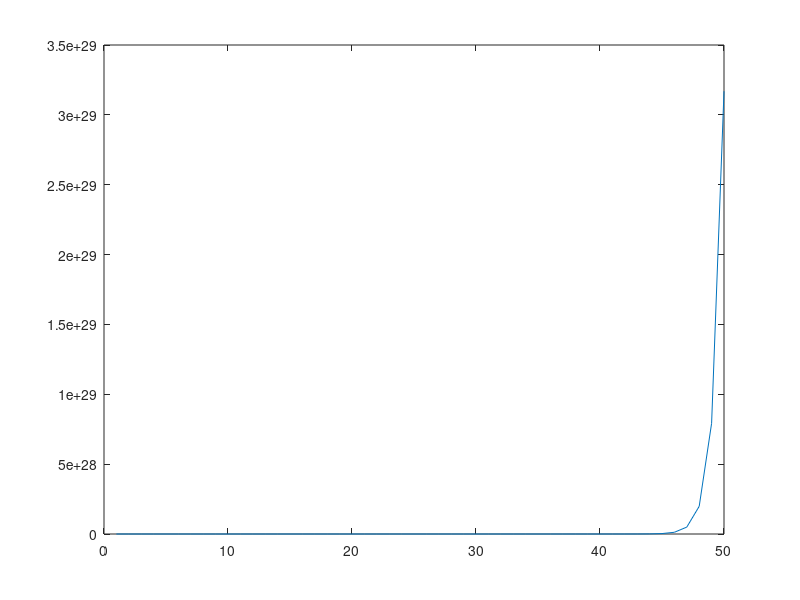

MATLAB code to generate this figure: (Note: this script raises an error after producing the figure.)
% Question 1
v = randn(1000000,1)*5;


% Question 2
tic
    for i = 1:size(v)
         v(i) = v(i) + 1; 
    end
toc      % toc prints by default


% Question 3
tic
    v+1; 
time = toc;
fprintf(1, '  Runtime is %f seconds.\n', time); % print function
   

% Question 4
A = reshape(0:99, 10, 10);
B = ones(10);
C = A + B;
assert(all(C(:) == (1:100)') == 1);


% Question 5 
a = 0:99;
b = a(1:2:end);
plot(2.^b);


% Question 6
x=0;
a = (1:10);
z = zeros(1,10);
t1 = tic;
while(x==0)
    randomIndex = randi(length(a),1);
    if(a(randomIndex) >0)
        a(randomIndex)=0;
        t2 = toc;           % to account for time taken until this line..
        pause(1-t2);        % .. we subtract it from 1 and pause for the remainder...
        disp(randomIndex);  % ..and then print.
        tic;
    end
    if (a==z)
        x=1;
    end
end


% Question 7
A = randi([0 9], 5, 3);
B = randi([0 9], 3, 5);
C = zeros(5);

for j = 1:5 % iteration through rows of C and A
    for m = 1:5 % iteration through columns of B
        sum = 0;
        for l = 1:3 % iteration through columns of A and rows B
            temp = A(j,l) * B(l,m);
            sum = sum +temp;
        end 
        C(j,m) = sum; 
    end
end

%{
% Question 8
function [B] = normalize_rows(A)
      
    B = A./repmat(sum(A,2),1,size(A,2)); 
    
end


% Question 9
function [B] = normalize_columns(A)
    
    B = A./repmat(sum(A,1),size(A,1),1);
    
end


% Question 10
function [val] = fib(n)

    i=1;
    j=0;
    k=1;
    
    for x = 1:n        
        %disp(k); % prints out k (for testing)
        k = i+j;
        j = i;
        i = k;
    end
    
    val = k;    
end


% Question 11
function [N] = my_unique(M)
    f = [];
    for i = 1:size(M,1)    
        v = M(i,:); 
        for j = i:size(M,2)    
            if v==M(j,:)
                if j~=i
                    f = [f, j]; 
                end
            end
        end
    end  
    N = M(setdiff(1:size(M,1),f),:);
end
%}

% Question 12
A = imread('pittsburgh.png');

% Question 13
I = rgb2gray(A);

% Question 14
k = find(I==6);
L = logical(k);
sum(L)  % the question on the assigment said "write down" how many pixels 
        % are equal to 6, but I didn't know whether that meant in answers.txt
        % or to print it out to the screen - so I did both.

        
% Question 15
darkestPixel = min(I(:));
[rowVal, colVal] = find(I == darkestPixel);


% Question 16
a = rowVal-15;
b = colVal-15;
c = a+31;
d = b+31;

for j = a:c
    for k = b:d
        I(j,k) = 255;
    end
end


% Question 17
rows = size(I,1);
columns = size(I,2);

centerRow = rows/2;
centerColumn = columns/2;

upperRow = centerRow-121/2-0.5; % here we have to subtract 0.5 to keep it an integer
lowerRow = centerRow+121/2-0.5;                 % ... %
leftmostColumn = centerColumn-121/2-0.5;        % ... %
rightmostColumn = centerColumn+121/2-0.5;       % ... %

I(upperRow:lowerRow, leftmostColumn:rightmostColumn) = 150;


% Question 18
imshow(I);
saveas(gcf, 'new_image.png');


% Question 19
R = A(:,:,1);
G = A(:,:,2);
B = A(:,:,3);

vectorR = R(:);
vectorG = G(:);
vectorB = B(:);

meanR = mean(vectorR);
meanG = mean(vectorG);
meanB = mean(vectorB);

newR = R - meanR;
newG = G - meanG;
newB = B - meanB;

rgbImage = cat(3, newR, newG, newB);

imshow(rgbImage);
saveas(gcf, 'mean_sub.png');


